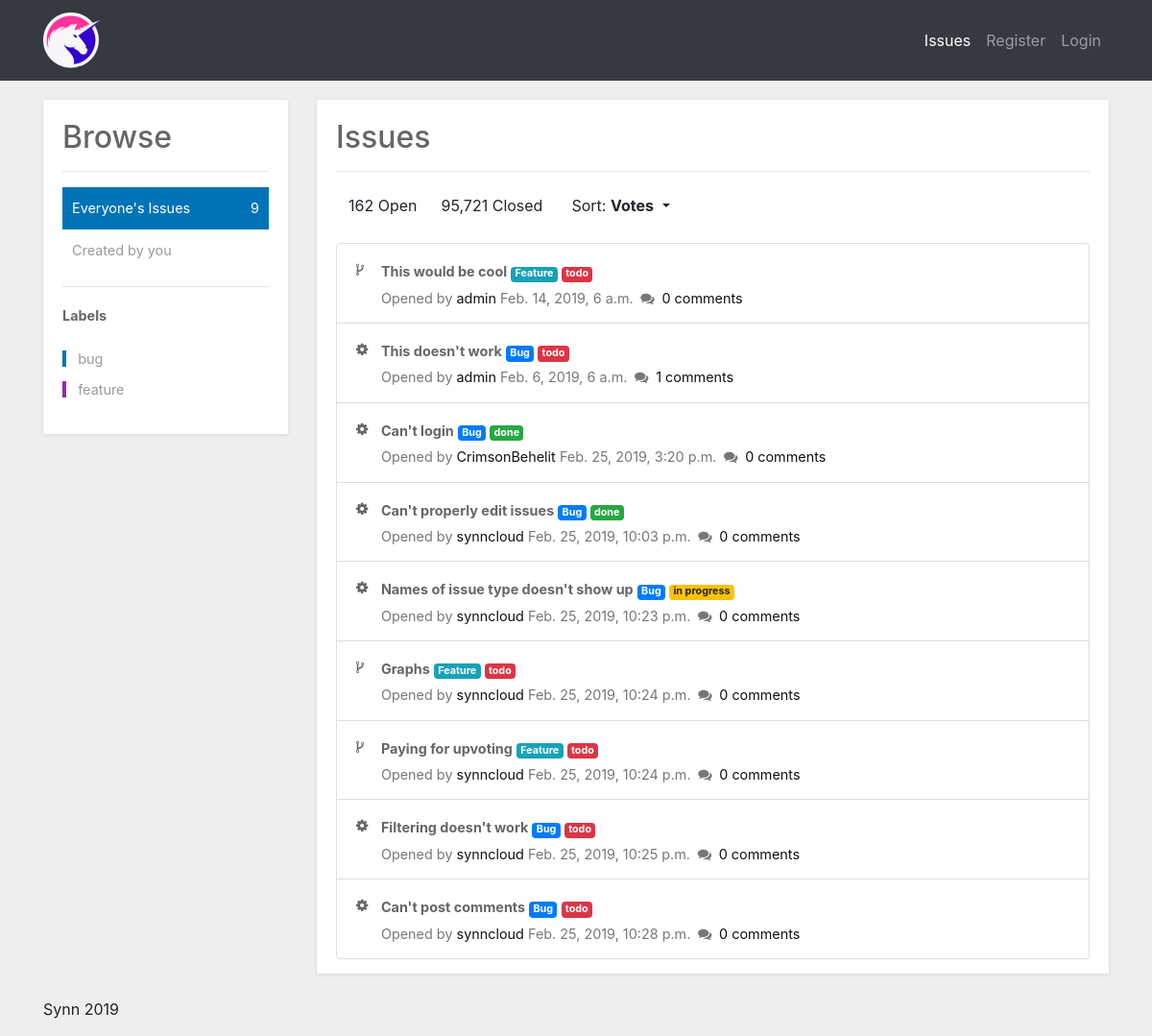
The page / on the database its author committed.
### issues/models.py (models this page shows, shortened)
class Issue(models.Model):
    STATUS = (
        ('todo', 'todo'),
        ('in progress', 'in progress'),
        ('done', 'done')
    )
    author = models.ForeignKey(User, on_delete=models.PROTECT)
    type = models.ForeignKey(Type, on_delete=models.PROTECT)
    title = models.CharField(max_length=128)
    description = models.CharField(max_length=1500)
    current_status = models.CharField(
        max_length=20, choices=STATUS, default='todo')
    vote_amount = models.IntegerField(default=0)
    create_date = models.DateTimeField(default=timezone.now)

class Type(models.Model):
    description = models.CharField(max_length=128)

### issues/views.py (the view)
# urls.py: path('', views.index, name='index'),
def index(request):
    all_issues = Issue.objects.order_by('-vote_amount')
    issue_form = NewIssueForm()
    return render(request, 'issues/index.html', {'issues': all_issues, 'issue_form': issue_form})

### issues/templates/issues/index.html (shortened to what this page needs)
{% extends "base.html" %}
{% block content %}
<section class="content">
    <div class="row">
        <div class="col-md-3">
            <div class="grid support">
                <div class="grid-body">
                    <h2>Browse</h2>
                    <hr>
                    <ul>
                        <li class="active"><a href="#">Everyone's Issues<span class="pull-right">{{issues.count}}</span></a></li>
                        <li><a href="#">Created by you</a></li>
                    </ul>
                    <hr>
                    <p><strong>Labels</strong></p>
                    <ul class="support-label">
                        <li><a href="#"><span class="bg-blue">&nbsp;</span>&nbsp;&nbsp;&nbsp;bug</a></li>
                        <li><a href="#"><span class="bg-purple">&nbsp;</span>&nbsp;&nbsp;&nbsp;feature</a></li>
                    </ul>
                </div>
            </div>
        </div>
        <div class="col-md-9">
            <div class="grid support-content">
                <div class="grid-body">
                    <h2>Issues</h2>
                    <hr>
                    <div class="btn-group">
                        <button type="button" class="btn btn-default active">162 Open</button>
                        <button type="button" class="btn btn-default">95,721 Closed</button>
                    </div>
                    <div class="btn-group">
                        <button type="button" class="btn btn-default dropdown-toggle" data-toggle="dropdown"> Sort:
                            <strong>Votes</strong> </button>
                    </div>
                    <div class="padding"></div>
                    <div class="row">
                        <div class="col-md-12">
                            <ul class="list-group fa-padding">
                                {% if issues %}
                                {% for issue in issues %}
                                <li class="list-group-item" data-toggle="modal" data-target="#issue_{{ issue.pk }}">
                                    <div class="media">
                                        {% if issue.type.description == "Feature" %}
                                        <i class="fa fa-code-fork pull-left"></i>
                                        {% else %}
                                        <i class="fa fa-cog pull-left"></i>
                                        {% endif %}
                                        <div class="media-body">
                                            <strong>{{ issue.title }}</strong>
                                            {% if issue.type.description == "Feature" %}
                                            <span class="badge badge-info">
                                                {% else %}
                                                <span class="badge badge-primary">
                                                    {% endif %}
                                                    {{ issue.type.description }}
                                                </span>
                                                {% if issue.get_current_status_display == "todo" %}
                                                <span class="badge badge-danger">
                                                    {% elif issue.get_current_status_display == "in progress" %}
                                                    <span class="badge badge-warning">
                                                        {% elif issue.get_current_status_display == "done" %}
                                                        <span class="badge badge-success">
                                                            {% endif %}
                                                            {{ issue.get_current_status_display }}</span>
                                                        <p class="info">Opened by <a href="#">{{ issue.author }}</a>
                                                            {{issue.create_date}} <i class="fa fa-comments"></i>
                                                            <a href="#">{{ issue.comment_set.count }} comments</a></p>
                                        </div>
                                    </div>
                                </li>
                                {% endfor %}
                                {% else %}
                                <p>No Issues are available.</p>
                                {% endif %}
                            </ul>
                        </div>
                    </div>
                </div>
            </div>
        </div>
    </div>
</section>
{% endblock %}

### UnicornAttractor/templates/base.html (shortened to what this page needs)
{% load static from staticfiles %}
<html>
<head>
  <link rel="stylesheet" href="https://stackpath.bootstrapcdn.com/bootstrap/4.3.1/css/bootstrap.min.css"
>
  <link rel="stylesheet" href="{% static 'css/issue_index.css' %}">
  <link href="https://maxcdn.bootstrapcdn.com/font-awesome/4.3.0/css/font-awesome.min.css" rel="stylesheet">
</head>
<body>
  <header>
    <nav class="navbar navbar-expand-lg navbar-dark bg-dark static-top">
      <div class="container">
        <a class="navbar-brand" href="{% url 'issues:index' %}">
          <img src="{% static 'bootstrap/img/UnicornAttractorLogox60.png' %}" alt="">
        </a>
        <div class="collapse navbar-collapse" id="navbarResponsive">
          <ul class="navbar-nav ml-auto">
            <li class="nav-item active">
              <a class="nav-link" href="{% url 'issues:index' %}">Issues
              </a>
            </li>
            {% if user.is_authenticated %}
            <li class="nav-item">
              <a class="nav-link" href="{% url 'authentication:logout'%}">Logout</a>
            </li>
            {% else %}
            <li class="nav-item">
              <a class="nav-link" href="{% url 'authentication:register'%}">Register</a>
            </li>
            <li class="nav-item">
              <a class="nav-link" href="{% url 'authentication:login'%}">Login</a>
            </li>
            {% endif %}
          </ul>
        </div>
      </div>
    </nav>
  </header>
  <div class="container">
    {% block content %}Nothing Here{% endblock %}
  </div>
  <div class="footer">
    <div class="container">
      <p>Synn 2019</p>
    </div>
  </div>
</body>
</html>

### static/css/issue_index.css (style rules this page uses)
body { background: #eee; }
header { margin-bottom: 20px; }
.padding { padding: 10px; }
.grid { position: relative; width: 100%; background: #fff; color: #666666; border-radius: 2px; margin-bottom: 25px; box-shadow: 0px 1px 4px rgba(0, 0, 0, 0.1); }
.grid .grid-body { padding: 15px 20px 15px 20px; font-size: 0.9em; line-height: 1.9em; }
.support ul { list-style: none; padding: 0px; }
.support ul li { padding: 8px 10px; }
.support ul li a { color: #999; display: block; }
.support ul li.active { background: #0073b7; }
.support ul li.active a { color: #fff; }
.support ul.support-label li { padding: 2px 0px; }
.support h2, .support-content h2 { margin-top: 5px; }
.support-content .list-group li { padding: 15px 20px 12px 20px; cursor: pointer; }
.support-content .fa-padding .fa { padding-top: 5px; width: 1.5em; }
.support-content .info { color: #777; margin: 0px; }
.support-content a { color: #111; }
.support-content .info .fa { width: 1.5em; text-align: center; }
.bg-red, .bg-yellow, .bg-aqua, .bg-blue, .bg-light-blue, .bg-green, .bg-navy, .bg-teal, .bg-olive, .bg-lime, .bg-orange, .bg-fuchsia, .bg-purple, .bg-maroon, bg-gray, bg-black, .bg-red a, .bg-yellow a, .bg-aqua a, .bg-blue a, .bg-light-blue a, .bg-green a, .bg-navy a, .bg-teal a, .bg-olive a, .bg-lime a, .bg-orange a, .bg-fuchsia a, .bg-purple a, .bg-maroon a, bg-gray a, .bg-black a { color: #f9f9f9 !important; }
.bg-blue { background-color: #0073b7 !important; }
.bg-purple { background-color: #932ab6 !important; }

### rows shown on the page
Issue: title "This would be cool", type.description "Feature", current_status "todo", author "admin", create_date "Feb. 14, 2019, 6 a.m.", comment_set.count "0"
Issue: title "This doesn't work", type.description "Bug", current_status "todo", author "admin", create_date "Feb. 6, 2019, 6 a.m.", comment_set.count "1"
Issue: title "Can't login", type.description "Bug", current_status "done", author "CrimsonBehelit", create_date "Feb. 25, 2019, 3:20 p.m.", comment_set.count "0"
Issue: title "Can't properly edit issues", type.description "Bug", current_status "done", author "synncloud", create_date "Feb. 25, 2019, 10:03 p.m.", comment_set.count "0"
Issue: title "Names of issue type doesn't show up", type.description "Bug", current_status "in progress", author "synncloud", create_date "Feb. 25, 2019, 10:23 p.m.", comment_set.count "0"
Issue: title "Graphs", type.description "Feature", current_status "todo", author "synncloud", create_date "Feb. 25, 2019, 10:24 p.m.", comment_set.count "0"
Issue: title "Paying for upvoting", type.description "Feature", current_status "todo", author "synncloud", create_date "Feb. 25, 2019, 10:24 p.m.", comment_set.count "0"
Issue: title "Filtering doesn't work", type.description "Bug", current_status "todo", author "synncloud", create_date "Feb. 25, 2019, 10:25 p.m.", comment_set.count "0"
Issue: title "Can't post comments", type.description "Bug", current_status "todo", author "synncloud", create_date "Feb. 25, 2019, 10:28 p.m.", comment_set.count "0"

### other values the page prints
{{ issues.count }} "9"
